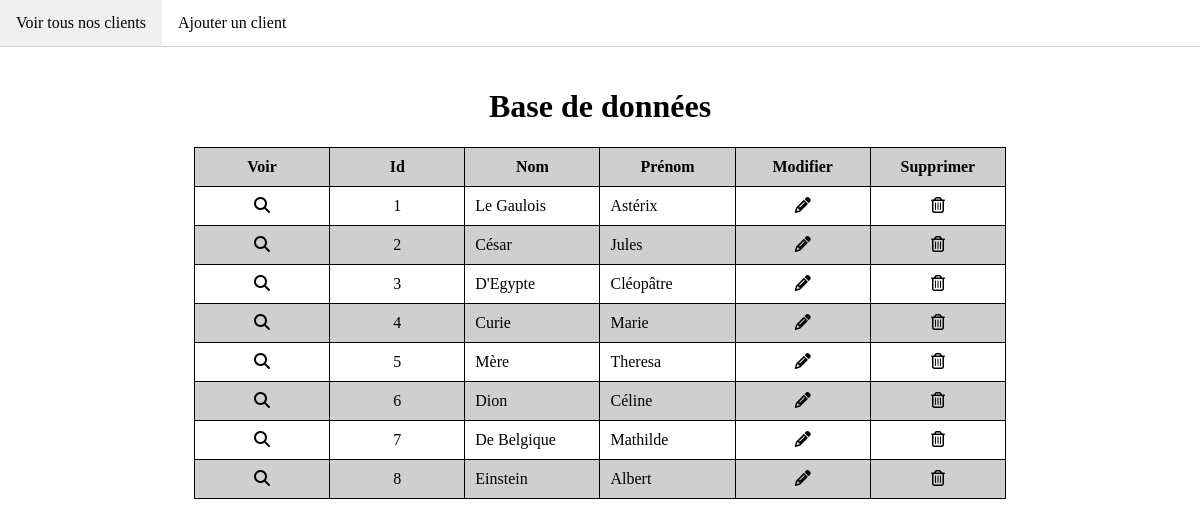
The page / on the database its author committed.
### tables this page shows
CREATE TABLE `personne` (
  `id` int(11) NOT NULL,
  `nom` varchar(60) NOT NULL,
  `prenom` varchar(60) NOT NULL,
  `sexe` varchar(1) NOT NULL,
  `ad_rue` varchar(60) NOT NULL,
  `ad_num` varchar(10) NOT NULL,
  `ad_cp` int(11) NOT NULL,
  `ad_ville` varchar(60) NOT NULL
);

### index.php (the view, shortened to what this page needs)
<?php
$table = "";
try {
    include("database.php");
    $query = "SELECT id, nom, prenom FROM personne;";
    $obj = $pdo->query($query);
    $personnes = $obj->fetchAll();
    if (count($personnes) == 0) {
        $table .= "<tr>";
        $table .= "<td colspan='6'>Aucun résultat</td>";
        $table .= "</tr>";
    } else {
        foreach ($personnes as $personne) {
            $table .= "<tr>";
            $table .= "<td class='center'><a href='read.php?id={$personne['id']}'><i class='fas fa-search'></i></a></td>";
            $table .= "<td class='center'>{$personne['id']}</td>";
            $table .= "<td>{$personne['nom']}</td>";
            $table .= "<td>{$personne['prenom']}</td>";
            $table .= "<td class='center'><a href='update.php?id={$personne['id']}'><i class='fas fa-pencil-alt'></i></a></td>";
            $table .= "<td class='center'><a href='delete.php?id={$personne['id']}'><i class='far fa-trash-alt'></i></a></td>";
            $table .= "</tr>";
        }
    }
} catch (PDOException $e) {
    $error = "<p class='ErrorMessage'>" . $e->getMessage() . "</p>";
}
?>
<!DOCTYPE html>
<html>
<head>
    <link rel="stylesheet" href="style.css">
</head>
<body>
    <?php include("menu.php"); ?>
    <div class="container">
        <h1 class="center">Base de données</h1>
        <table>
            <tr>
                <th>Voir</th>
                <th>Id</th>
                <th>Nom</th>
                <th>Prénom</th>
                <th>Modifier</th>
                <th>Supprimer</th>
            </tr>
            <?= $table; ?>
        </table>
    </div>
</body>
</html>

### menu.php
<div class="navbar">
    <ul>
        <li><a href="index.php">Voir tous nos clients</a></li>
        <li><a href="create.php">Ajouter un client</a></li>
    </ul>
</div>

### style.css (style rules this page uses)
html, body { margin: 0; padding: 0; }
.container { padding: 20px; }
.navbar ul { list-style-type: none; margin: 0; padding: 0; overflow: hidden; border-bottom: 1px solid lightgrey; }
.navbar li { float: left; }
.navbar a { display: block; color: black; text-align: center; padding: 14px 16px; text-decoration: none; }
table { border-collapse: collapse; width: 70%; margin-left: auto; margin-right: auto; }
th, td { border: 1px solid black; padding: 10px; width: 15%; }
tr:nth-child(odd) { background: rgb(207, 207, 207); }
table a { color: black; }
.center { text-align: center; }

### rows shown on the page
personne: id "1", nom "Le Gaulois", prenom "Astérix"
personne: id "2", nom "César", prenom "Jules"
personne: id "3", nom "D'Egypte", prenom "Cléopâtre"
personne: id "4", nom "Curie", prenom "Marie"
personne: id "5", nom "Mère", prenom "Theresa"
personne: id "6", nom "Dion", prenom "Céline"
personne: id "7", nom "De Belgique", prenom "Mathilde"
personne: id "8", nom "Einstein", prenom "Albert"
